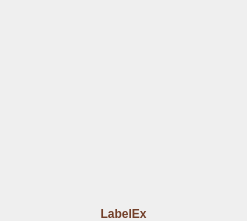
<?xml version="1.0" encoding="UTF-8"?>
<ui version="4.0">
 <class>BangumiListItem</class>
 <widget class="QWidget" name="BangumiListItem">
  <property name="geometry">
   <rect>
    <x>0</x>
    <y>0</y>
    <width>247</width>
    <height>221</height>
   </rect>
  </property>
  <property name="windowTitle">
   <string>Form</string>
  </property>
  <layout class="QVBoxLayout" name="verticalLayout" stretch="1,0">
   <property name="spacing">
    <number>8</number>
   </property>
   <property name="leftMargin">
    <number>0</number>
   </property>
   <property name="topMargin">
    <number>0</number>
   </property>
   <property name="rightMargin">
    <number>0</number>
   </property>
   <property name="bottomMargin">
    <number>0</number>
   </property>
   <item>
    <widget class="QLabelEx" name="label_thumbnail">
     <property name="styleSheet">
      <string notr="true">border-radius:12px;</string>
     </property>
     <property name="text">
      <string/>
     </property>
     <property name="alignment">
      <set>Qt::AlignCenter</set>
     </property>
    </widget>
   </item>
   <item>
    <widget class="QLabelEx" name="label_title">
     <property name="styleSheet">
      <string notr="true">color:#FF73402A;
font-weight:bold;</string>
     </property>
     <property name="text">
      <string>LabelEx</string>
     </property>
     <property name="alignment">
      <set>Qt::AlignCenter</set>
     </property>
    </widget>
   </item>
  </layout>
 </widget>
 <customwidgets>
  <customwidget>
   <class>QLabelEx</class>
   <extends>QLabel</extends>
   <header>qlabelex.h</header>
  </customwidget>
 </customwidgets>
 <resources/>
 <connections/>
</ui>
